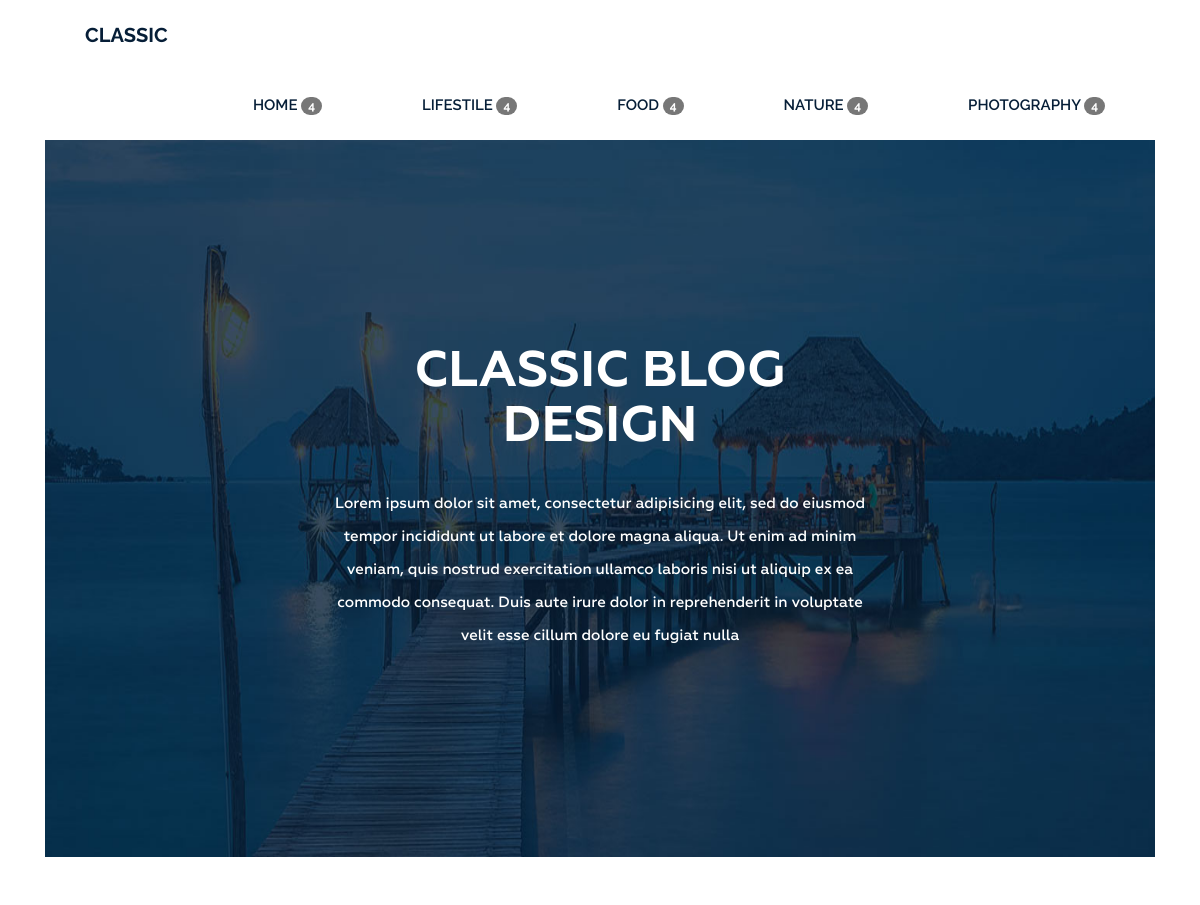
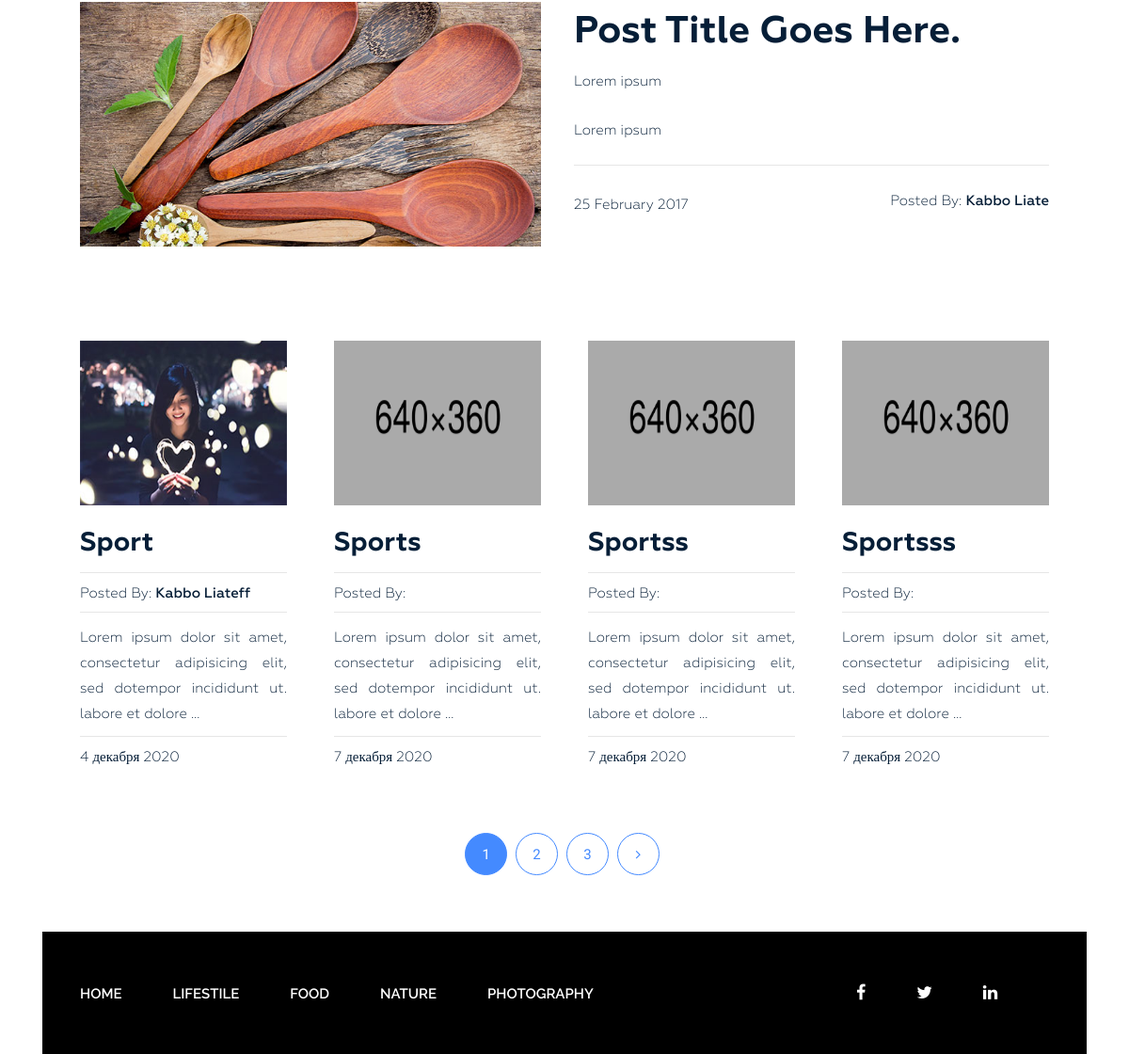
The page / on the database its author committed (2 pictures, top to bottom).
### blog/models.py (models this page shows, shortened)
class Category(models.Model):
    objects = None
    title = models.CharField(max_length=255)
    slug = models.SlugField(max_length=255, unique=True)
    class Meta:
        ordering = ['id']

class Post(models.Model):
    objects = None
    title = models.CharField(max_length=255)
    slug = models.SlugField(max_length=255, unique=True)
    author = models.CharField(max_length=100)
    content = models.TextField(blank=True)
    created_at = models.DateTimeField(auto_now_add=True)
    photo = models.ImageField(upload_to='photo/%Y/%m/%d', blank=True)
    views = models.IntegerField(default=0)
    category = models.ForeignKey(Category, on_delete=models.PROTECT, related_name='posts')
    tags = models.ManyToManyField(Tag, blank=True, related_name='posts')
    class Meta:
        ordering = ['category']

### blog/views.py (the view)
# urls.py: path('', HomeListView.as_view(), name='home'),
class HomeListView(ListView):
    model = Post
    context_object_name = 'posts'
    template_name = 'blog/index.html'
    paginate_by = 4

### blog/templatetags/sidebar.py (called while the page is built)
@register.simple_tag()
def get_categories():
    return Category.objects.annotate(cnt=Count('posts')).filter(cnt__gt=0).order_by('id')

### blog/templates/blog/index.html (shortened to what this page needs)
{% extends 'base.html' %}
{% load static %}
{% block content %}
<section class="bg-text-area">
            <div class="container">
                <div class="row">
                    <div class="col-md-12">
                        <div class="bg-text">
                            <h3>Classic BLOG Design</h3>
                            <p>Lorem ipsum dolor sit amet, consectetur adipisicing elit, sed do eiusmod tempor incididunt ut labore et dolore magna aliqua. Ut enim ad minim veniam, quis nostrud exercitation ullamco laboris nisi ut aliquip ex ea commodo consequat. Duis aute irure dolor in reprehenderit in voluptate velit esse cillum dolore eu fugiat nulla </p>
                        </div>
                    </div>
                </div>
            </div>
        </section>
<section class="blog-post-area">
     <div class="container">
        <div class="row">
            <div class="blog-post-area-style">
                <div class="col-md-12">
                    <div class="single-post-big">
                        <div class="big-image">
                                        <img src="{% static 'img/post-image1.jpg' %}" alt="">
                            </div>
                                  <div class="big-text">
                                        <h3><a href="#">Post Title Goes Here.</a></h3>
                                        <p>Lorem ipsum </p>
                                        <p>Lorem ipsum  </p>
                                        <h4><span class="date">25 February 2017</span><span class="author">Posted By: <span class="author-name">Kabbo Liate</span></span>
                                        </h4>
                                  </div>
                            </div>
                        </div>
                {% for post in posts %}
                <div class="col-md-3">
                    <div class="single-post">
                        {% if post.photo %}
                            <img src="{{ post.photo.url }}" alt="" width="100" height="175">
                        {% else %}
                            <img src="{% static 'img/640x360.png' %}" alt="" width="100" height="175">
                        {% endif %}
                        <h3><a href="{% url 'detail' post.slug %}">{{ post.title }}</a></h3>
                        <h4><span>Posted By: <span class="author-name">{{ post.author }}</span></span></h4>
                        {{ post.content|safe|truncatewords:15 }}
                        <h4><span>{{ post.created_at|date:"j E Y" }}</span></h4>
                    </div>
                </div>
                {% endfor %}
                    </div>
                </div>
            </div>
                {% if page_obj.has_other_pages %}
                    <div class="pegination">
                    <div class="nav-links">
                {% for p in page_obj.paginator.page_range %}
                    {% if page_obj.number == p %}
                            <span class="page-numbers current">{{p}}</span>
                    {% elif p > page_obj.number|add:'-3' and p < page_obj.number|add:'3' %}
                            <a class="page-numbers" href="?page={{p}}">{{p}}</a>
                    {% endif %}
                    {% endfor %}
                {% if page_obj.has_next  %}
                            <a class="page-numbers" href="?page={{ page_obj.next_page_number }}"><i class="fa fa-angle-right" aria-hidden="true"></i></a>
                {% endif %}
                    </div>
                    </div>
                {% endif %}
     </section>
{% endblock %}

### templates/base.html (shortened to what this page needs)
{% load static %}
{% load sidebar %}
{% load cache %}
<!DOCTYPE html>
<html lang="en">
<head>
    <link rel="stylesheet" href="https://maxcdn.bootstrapcdn.com/bootstrap/4.0.0/css/bootstrap.min.css"
>
    <link rel="stylesheet" href="{% static 'css/bootstrap.css' %}">
    <link rel="stylesheet" href="{% static 'css/font-awesome.min.css' %}">
    <link rel="stylesheet" href="{% static 'css/owl.carousel.min.css' %}">
    <link rel="stylesheet" href="{% static 'css/owl.theme.default.min.css' %}">
    <link rel="stylesheet" type="text/css" href="{% static 'style.css' %}">
    <link rel="stylesheet" type="text/css" href="{% static 'responsive.css' %}">
</head>
<body>
    <div class="wrapper">
        <header class="header">
            <div class="container">
                <div class="row">
                    <div class="col-md-2">
                        <div class="logo">
                            <h2><a href="{% url 'home' %}">Classic</a></h2>
                        </div>
                    </div>
                    <div class="col-md-12">
                        <div class="menu">
                            <ul>
                                    {% get_categories as categories %}
                                    {% for category in categories %}
                                    <li class="#"><a href="{% url 'category' category.slug %}">{{ category.title }}  <span class="badge badge-primary badge-pill">{{ category.cnt }}</span></a></li>
                                    {% endfor %}
                            </ul>
                        </div>
                    </div>
                </div>
            </div>
        </header>
            {% block content %} {% endblock %}
         <footer class="footer">
            <div class="container">
                <div class="row">
                    <div class="col-md-12">
                        <div class="footer-bg">
                            <div class="row">
                                <div class="col-md-9">
                                    <div class="footer-menu">
                                        <ul>
                                            {% for category in categories %}
                                            <li class="#"><a href="{% url 'category' category.slug %}">{{ category.title }}</a></li>
                                            {% endfor %}
                                        </ul>
                                    </div>
                                </div>
                                <div class="col-md-3">
                                    <div class="footer-icon">
                                        <p><a href="#"><i class="fa fa-facebook" aria-hidden="true"></i></a>
                                           <a href="#"><i class="fa fa-twitter" aria-hidden="true"></i></a>
                                           <a href="#"><i class="fa fa-linkedin" aria-hidden="true"></i></a>
                                           <a href="#"></a></p>
                                    </div>
                                </div>
                            </div>
                        </div>
                    </div>
                </div>
            </div>
        </footer>
    </div>
</body>
</html>

### rows shown on the page
Category: title "HOME", cnt "4"
Category: title "LIFESTILE", cnt "4"
Category: title "FOOD", cnt "4"
Category: title "NATURE", cnt "4"
Category: title "PHOTOGRAPHY", cnt "4"
Post: photo (picture), title "Sport", author "Kabbo Liateff", content "Lorem ipsum dolor sit amet, consectetur adipisicing elit, sed dotempor incididunt ut. labore et dolore …", created_at "4 декабря 2020"
Post: title "Sports", content "Lorem ipsum dolor sit amet, consectetur adipisicing elit, sed dotempor incididunt ut. labore et dolore …", created_at "7 декабря 2020"
Post: title "Sportss", content "Lorem ipsum dolor sit amet, consectetur adipisicing elit, sed dotempor incididunt ut. labore et dolore …", created_at "7 декабря 2020"
Post: title "Sportsss", content "Lorem ipsum dolor sit amet, consectetur adipisicing elit, sed dotempor incididunt ut. labore et dolore …", created_at "7 декабря 2020"

### other values the page prints
{{ p }} "1"
{{ p }} "2" "3"
